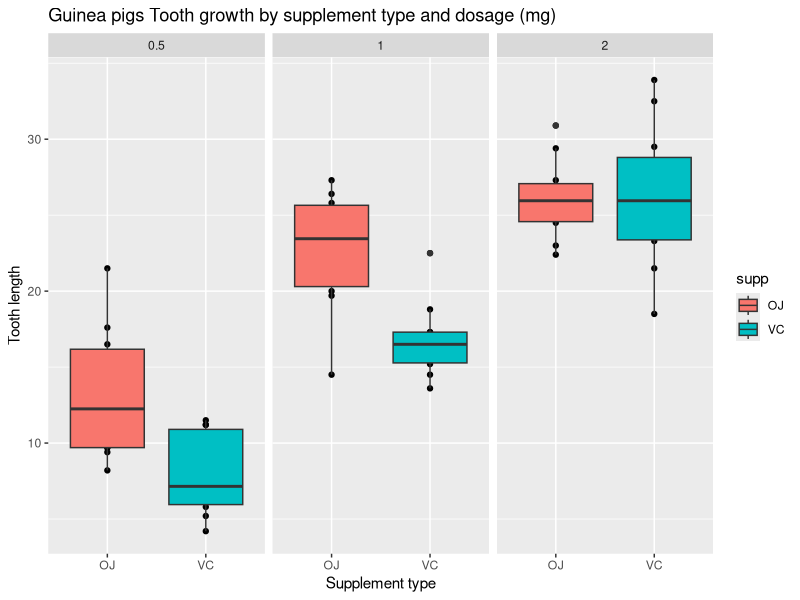

Reproduce this figure in R.
library(ggplot2)

# load data
data(ToothGrowth)

head(ToothGrowth)

dim(ToothGrowth)

unique(ToothGrowth$supp)
unique(ToothGrowth$dose)

summary(ToothGrowth)

plot <- qplot(supp
              ,len
              ,data=ToothGrowth
              ,facets=~dose
              ,main="Guinea pigs Tooth growth by supplement type and dosage (mg)"
              ,xlab="Supplement type"
              ,ylab="Tooth length") 

plot + geom_boxplot(aes(fill = supp))

# split data set
OJ = ToothGrowth$len[ToothGrowth$supp == 'OJ']
VC = ToothGrowth$len[ToothGrowth$supp == 'VC']

t.test(OJ, VC, alternative = "greater", paired = FALSE, var.equal = FALSE, conf.level = 0.95)

dose05mg = ToothGrowth$len[ToothGrowth$dose == 0.5]
dose1mg = ToothGrowth$len[ToothGrowth$dose == 1]
dose2mg = ToothGrowth$len[ToothGrowth$dose == 2]

t.test(dose05mg, dose1mg, alternative = "less", paired = FALSE, var.equal = FALSE, conf.level = 0.95)

t.test(dose1mg, dose2mg, alternative = "less", paired = FALSE, var.equal = FALSE, conf.level = 0.95)

OJ2 = ToothGrowth$len[ToothGrowth$supp == 'OJ' & ToothGrowth$dose == 2]
VC2 = ToothGrowth$len[ToothGrowth$supp == 'VC' & ToothGrowth$dose == 2]

t.test(OJ2, VC2, alternative = "two.sided", paired = FALSE, var.equal = FALSE, conf.level = 0.95)